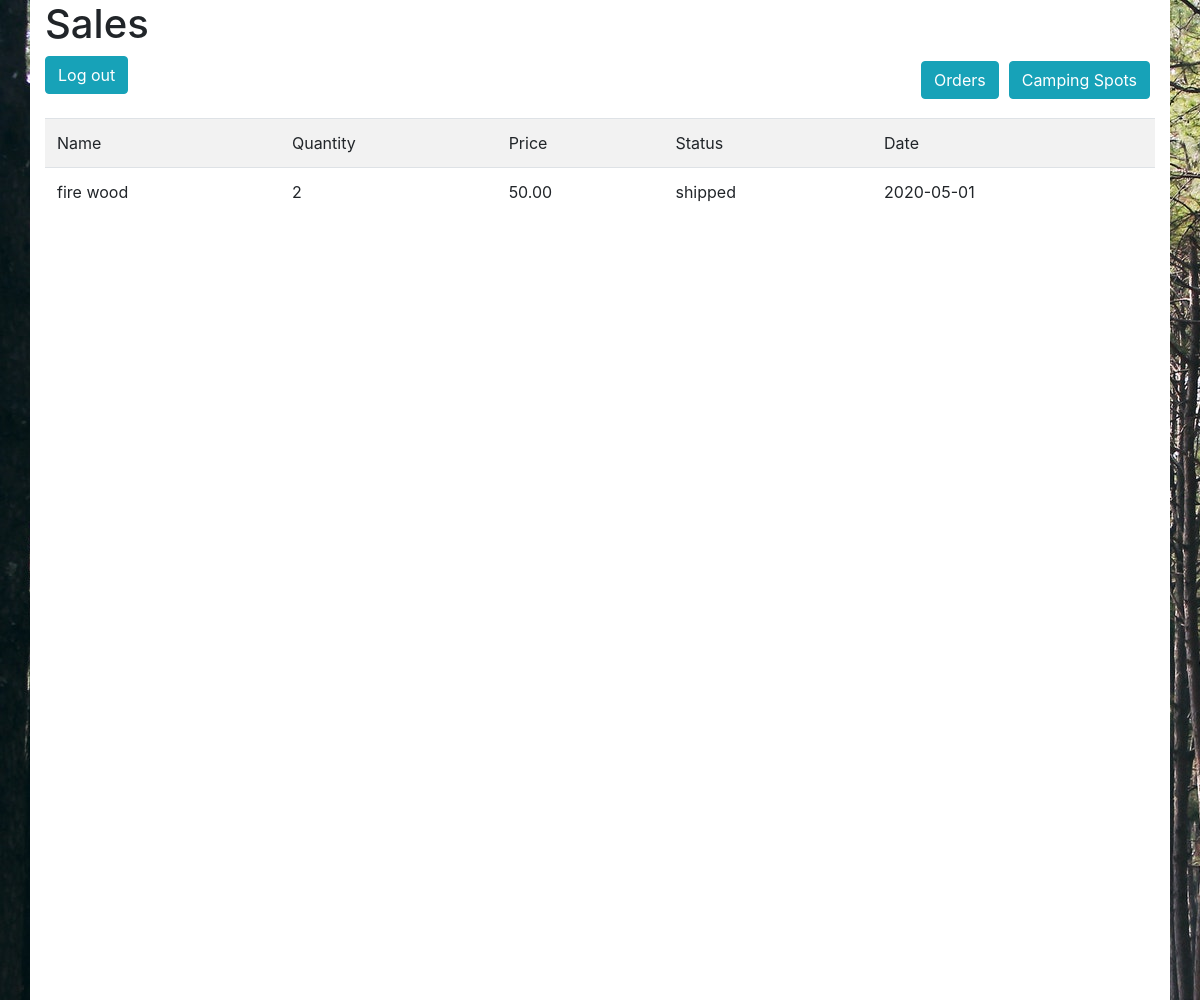
Page /orders/sales on the earlier database version.
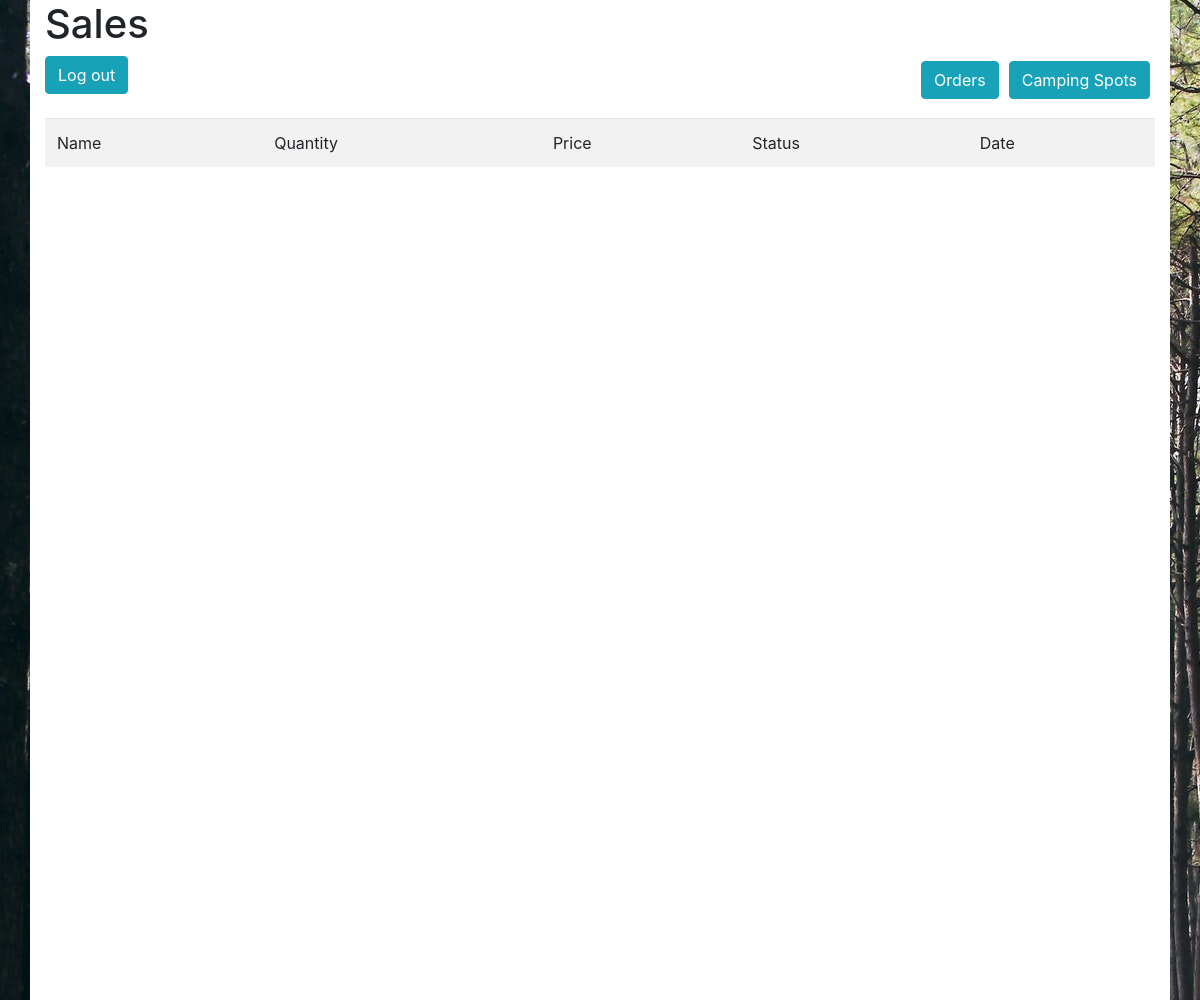
Same page on the later database version.
### tables this page shows
CREATE TABLE `order_items` (
  `order_items_id` int(11) NOT NULL,
  `product_id` int(11) NOT NULL,
  `order_id` int(11) NOT NULL,
  `price` decimal(7,2) NOT NULL,
  `qty` int(11) NOT NULL
);

CREATE TABLE `product` (
  `product_id` int(11) NOT NULL,
  `inventory_id` int(11) NOT NULL,
  `name` varchar(50) NOT NULL,
  `price` decimal(7,2) NOT NULL,
  `description` text NOT NULL,
  `availability` enum('available','not available') NOT NULL
);

CREATE TABLE `orders` (
  `order_id` int(11) NOT NULL,
  `user_id` int(11) NOT NULL,
  `date` date NOT NULL,
  `order_status` enum('cart','paid','shipped') NOT NULL,
  `order_total` decimal(7,2) NOT NULL
);

### app/controllers/OrdersController.php (called while the page is built, shortened)
<?php
	class OrdersController extends Controller{
		public function sales(){
			$products = $this->model('Order_items')->getSales();
			$this->view('orders/sales', ['products'=>$products]);
		}
	}
?>

### app/core/App.php (called while the page is built, shortened)
<?php
class App{
	var $method = 'index';
	public function __construct(){
		$url = $this->parseURL();
		if(isset($url[0]) && file_exists('app/controllers/'. $url[0]. 'Controller.php')) {
			unset($url[0]);
		}
		$this->controller = new $this->controller();
		if(isset($url[1]) && method_exists($this->controller, $url[1])){
			$this->method = $url[1];
			unset($url[1]);
		}
		$this->params = $url ? array_values($url) : [];
		call_user_func_array([$this->controller, $this->method], $this->params);
	}
	private function parseURL(){
		if(isset($_GET['url'])) {
			return explode('/', filter_var(rtrim($_GET['url'],'/'), FILTER_SANITIZE_URL));
		}
	}
}
?>

### index.php (called while the page is built, shortened)
<?php
	new App();
?>

### app/models/Order_items.php (called while the page is built, shortened)
<?php
	class Order_items extends Model{
		public function getSales(){
			$SQL = 'SELECT * FROM order_items JOIN orders ON order_items.order_id = orders.order_id JOIN product ON order_items.product_id = product.product_id WHERE orders.order_status != "cart" ';
			$stmt = self::$_connection->prepare($SQL);
			$stmt->execute();
			$stmt->setFetchMode(PDO::FETCH_CLASS, 'Order_items');
			return $stmt->fetchAll();
		}
	}
?>

### app/core/Model.php (called while the page is built, shortened)
<?php
	class Model{
		public function __construct(){
			$host = 'localhost';
			$dbname = 'camping';
			$user = 'camping_user';
			$password = 'tjAOLl7NQlvOtES9';
		}
	}
?>

### app/views/orders/sales.php (the view, shortened to what this page needs)
<!DOCTYPE html>
<!doctype html>
<html lang="en">
  <head>
    <link rel="stylesheet" href="https://stackpath.bootstrapcdn.com/bootstrap/4.4.1/css/bootstrap.min.css">
  </head>
  <body>
  	 <div style="background-image: url('../images/camp8.jpg');height: 1000px;">
    <div class='container' style="height: 1000px; background-color: white; ">
    <h1>Sales</h1>
      <a href="/Camping/login/logout" class= "btn btn-info">Log out</a>
      <a href="/Camping/home/index" class="btn btn-info" style="float: right; margin: 5px;">Camping Spots</a>
      <a href="/Camping/orders/index" class="btn btn-info" style="float: right; margin: 5px;">Orders</a>
			<table class="table table-striped">
				<tr><td>Name</td><td>Quantity</td><td>Price</td><td>Status</td><td>Date</td></tr>
        <?php
          foreach($data['products'] as $item){
            echo "<tr><td>$item->name</td><td>$item->qty</td><td>$item->price</td><td>$item->order_status</td><td>$item->date
            </td></tr>";
          }
        ?>
	</table>
    </div>
  </div>
  </body>
</html>

Differences in the rows shown:
removed order_items: product.name "fire wood", qty "2", product.price "50.00", order.order_status "shipped", order.date "2020-05-01"
